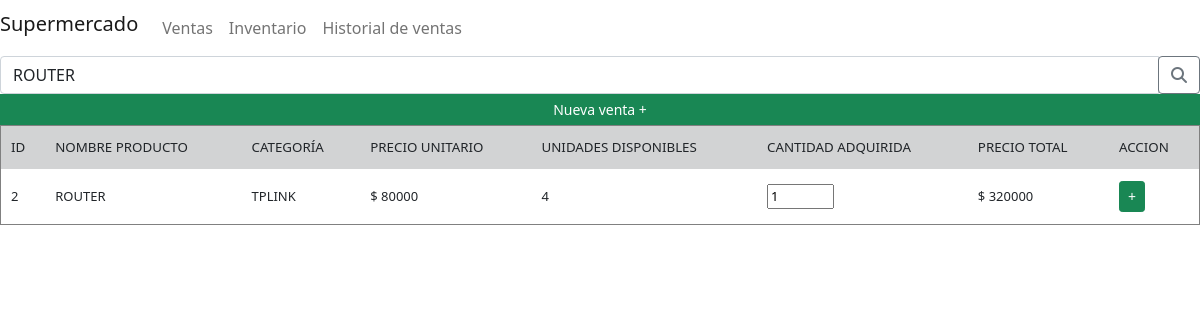
The page /ventas.php?busqueda=ROUTER on the database its author committed.
### tables this page shows
CREATE TABLE IF NOT EXISTS `inventario` (
  `id` int(11) NOT NULL AUTO_INCREMENT,
  `nombre_producto` varchar(50) NOT NULL DEFAULT '0',
  `categoria` varchar(50) DEFAULT NULL,
  `cantidad` int(11) NOT NULL DEFAULT '0',
  `precio_unitario` int(11) NOT NULL DEFAULT '0',
  `precio_total` int(11) NOT NULL DEFAULT '0',
  `fecha` date DEFAULT NULL,
  `imagen_producto` varchar(50) DEFAULT NULL,
  PRIMARY KEY (`id`)
);

### includes/db.php (called while the page is built, shortened)
<?php
class DB {
    static $host = HOST;
    static $user = USER;
    static $password = PASSWORD;
    static $db = DB;
    public static function query($sql){
        $con = new mysqli(self::$host, self::$user, self::$password, self::$db);
        $result = $con->query($sql);
        return $result;
    }
}
?>

### ventas.php (the view, shortened to what this page needs)
<?php
    include('includes/db.php');
?>
<!DOCTYPE html>
<html lang="es">
<head>
    <?php include 'accesorios/navbar.php' ?>
</head>
<body>
<form action="#" class="form-inline my-2 my-lg-0" method="GET">
          <div class="row mr-2">
            <div class="input-group">
                <input  onchange="this.form.submit()" class="form-control" type="text" name="busqueda" id="busqueda" value="<?php if (isset($_GET['busqueda'])) { echo $_REQUEST['busqueda']; }?>"  placeholder="Busca tus productos">
                <span class="input-group-append">
                    <button class="btn btn-outline-secondary" type="submit" >
                        <i class="fa fa-search"></i>
                    </button>
                </span>
            </div>
          </div>
</form>
    <table style="width: 100%; height: 100px;" border cellpadding=10 cellspacing=0>
    <div class="row ">
                <button class="btn btn-success btn-sm" type="submit" onclick="agregar()">Nueva venta +</button>
            </div>
            <tr class="bg-dark" style="align-items: center; font-size: smaller; --bs-bg-opacity: .20;">
            <td>ID</td>
                <td>NOMBRE PRODUCTO</td>
                <td>CATEGORÍA</td>
                <td>PRECIO UNITARIO</td>
                <td>UNIDADES DISPONIBLES</td>
                <td>CANTIDAD ADQUIRIDA</td>
                <td>PRECIO TOTAL</td>
                <td>ACCION</td>
            </tr>
            <?php
            if(isset($_GET['busqueda'])){
                if(empty($_GET['busqueda'])){
                }else{
                $buscar = $_GET['busqueda'];
                $sql= "SELECT * FROM inventario WHERE nombre_producto LIKE '%$buscar%'";
                $result = DB::query($sql);
               while($mostrar=mysqli_fetch_array($result)){ ?>
                        <tr style="font-size: small;">
                        <form action="actualizar_inventario.php" method="post">
                            <td><?= $mostrar['id'] ?></td>
                            <td><?= $mostrar['nombre_producto'] ?></td>
                            <td><?= $mostrar['categoria'] ?></td>
                            <td>$ <?= $mostrar['precio_unitario'] ?></td>
                            <td><?= $mostrar['cantidad'] ?></td>
                            <td>
                                <input type="number" name="cant" min=1 max="<?= $mostrar['cantidad'] ?>" value="<?php if(!isset($_GET['cant'])){echo '1';} ?>" >
                        </td>
                            <td>$ <?= $mostrar['precio_total'] ?></td>
                            <td><button type="submit" class="btn btn-success btn-sm">+</button></td>
                        </tr>
                <?php }
                }
            }
            ?>
        </table>
</body>
</html>

### rows shown on the page
inventario: id "2", nombre_producto "ROUTER", categoria "TPLINK", precio_unitario "80000", cantidad "4", precio_total "320000"
